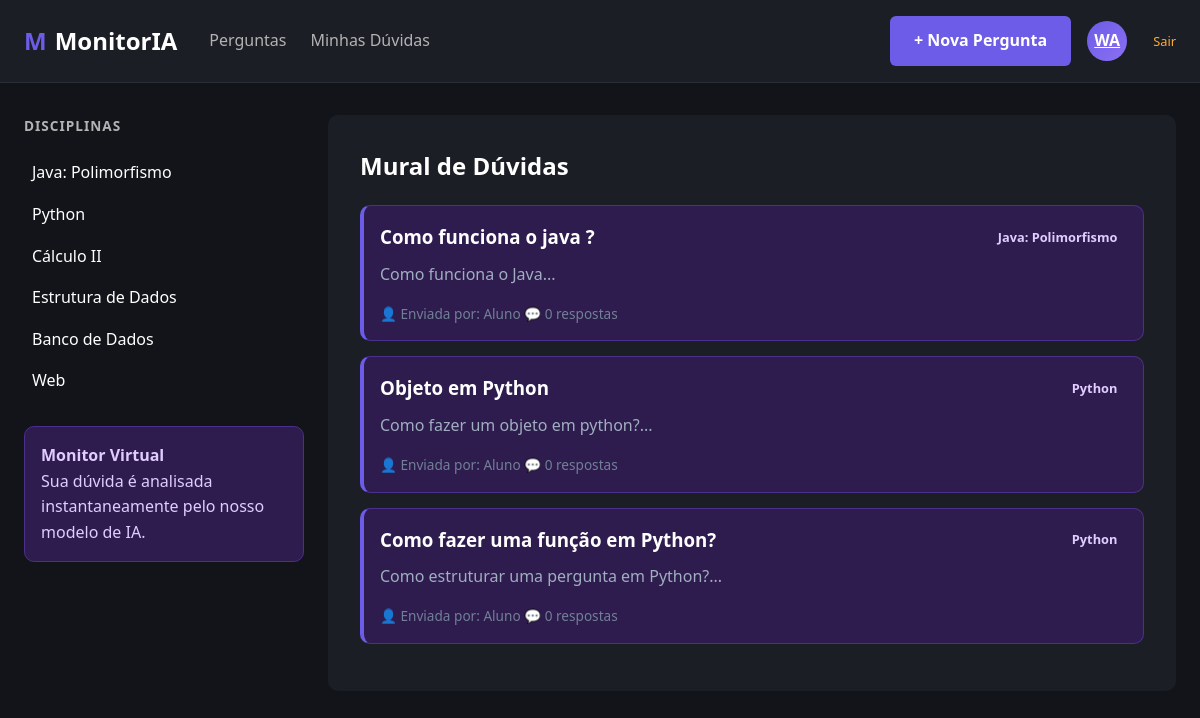
The app's page / (signed in) with its own data.
### modelos/entidades.py (models this page shows)
class Pergunta(banco.Model):
    __tablename__ = 'perguntas'
    id = banco.Column(banco.Integer, primary_key=True)
    titulo = banco.Column(banco.String(200), nullable=False)
    corpo = banco.Column(banco.Text, nullable=False)
    disciplina = banco.Column(banco.String(100), nullable=False)
    usuario_id = banco.Column(banco.Integer, banco.ForeignKey('usuarios.id'), nullable=False)
    data_criacao = banco.Column(banco.DateTime, default=datetime.utcnow)
    respostas = banco.relationship('Resposta', backref='pergunta', lazy=True)

### controles/rotas_perguntas.py (the view)
@blueprint_perguntas.route('/')
def base():
    lista_de_perguntas = servico.listar_todas()
    return render_template('home.html',
                           perguntas=lista_de_perguntas,
                           disciplinas=servico.listar_disciplinas())

### repositorios/repositorio_pergunta.py (called while the page is built)
    def buscar_todas(self) -> list[Pergunta]:
        return Pergunta.query.order_by(Pergunta.data_criacao.desc()).all()

### servicos/servico_pergunta.py (called while the page is built)
    def listar_todas(self) -> list[Pergunta]:
        return self.repositorio.buscar_todas()

    def listar_disciplinas(self) -> list[str]:
        return ["Java: Polimorfismo", "Python", "Cálculo II", "Estrutura de Dados", "Banco de Dados", "Web"]

### templates/home.html (shortened to what this page needs)
{% extends 'base.html' %}
{% block content %}
<h2 style="color: white; margin-bottom: 20px;">Mural de Dúvidas</h2>
{% if perguntas %}
    {% for pergunta in perguntas %}
        <div class="box-ia" style="margin-bottom: 15px; border-left: 4px solid var(--roxo-principal);">
            <div style="display: flex; justify-content: space-between; align-items: center;">
                <h3 style="margin: 0;">
                    <a href="{{ url_for('perguntas.ver_pergunta', id=pergunta.id) }}" style="color: white; text-decoration: none;">
                        {{ pergunta.titulo }}
                    </a>
                </h3>
                <span class="badge">{{ pergunta.disciplina }}</span>
            </div>
            <p style="color: #a0aec0; margin-top: 10px;">{{ pergunta.corpo[:120] }}...</p>
            <div style="margin-top: 15px; font-size: 0.85rem; color: #718096;">
                <span>👤 Enviada por: {{ pergunta.usuario.nome if pergunta.usuario else 'Aluno' }}</span>
                <span>💬 {{ pergunta.respostas|length }} respostas</span>
            </div>
        </div>
    {% endfor %}
{% else %}
    <div class="box-ia" style="text-align: center;">
        <p>Não há perguntas registradas no momento.</p>
    </div>
{% endif %}
{% endblock %}

### static/css/estilos.css (style rules this page uses)
:root { --bg-fundo: #12141a; --bg-card: #1c1e26; --bg-ia: #2e1c4e; --texto-principal: #ffffff; --texto-secundario: #b3b3b3; --texto-ia: #e1ccff; --roxo-principal: #6c5ce7; --roxo-hover: #5a4bcf; --roxo-badge: #d1b1ff; --verde-resolvido: #4ade80; --laranja-alerta: #ffac33; --gap-padrao: 1.5rem; --raio-padrao: 10px; }
* { box-sizing: border-box; margin: 0; padding: 0; }
body { font-family: 'Segoe UI', Tahoma, Geneva, Verdana, sans-serif; background-color: var(--bg-fundo); color: var(--texto-principal); line-height: 1.6; }
.box-ia { background-color: var(--bg-ia); border: 1px solid #4a2f8c; border-radius: var(--raio-padrao); padding: 1rem; color: var(--texto-ia); }
.badge { display: inline-flex; align-items: center; gap: 0.4rem; padding: 0.45rem 0.75rem; border-radius: 999px; font-size: 0.9rem; font-weight: 600; }
.badge { padding: 0.2rem 0.6rem; border-radius: 4px; font-size: 0.8rem; font-weight: 600; }

### records on screen
Pergunta: titulo "Como funciona o java ?", disciplina "Java: Polimorfismo", corpo "Como funciona o Java", usuario "Aluno", respostas|length "0"
Pergunta: titulo "Objeto em Python", disciplina "Python", corpo "Como fazer um objeto em python?", usuario "Aluno", respostas|length "0"
Pergunta: titulo "Como fazer uma função em Python?", disciplina "Python", corpo "Como estruturar uma pergunta em Python?", usuario "Aluno", respostas|length "0"

### other values on screen
{{ session.get('usuario_nome')[:2] | upper }} "WA"
{{ disc }} "Java: Polimorfismo" "Python" "Cálculo II" "Estrutura de Dados" "Banco de Dados" "Web"
